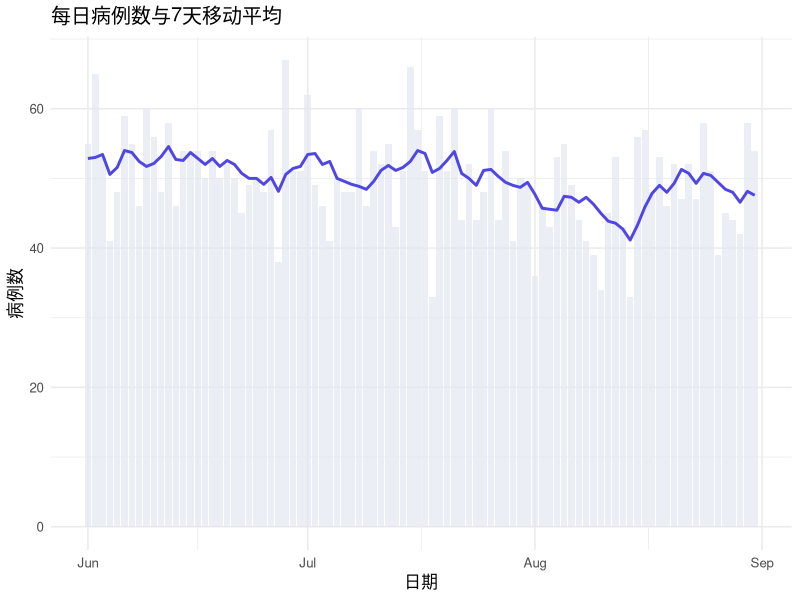

The R script that drew this image:
## ---- chunk 1
knitr::opts_chunk$set(
    echo = TRUE,
    warning = FALSE,
    message = FALSE,
    fig.width = 10,
    fig.height = 6,
    fig.retina = 2,
    out.width = "100%",
    dpi = 150
)
## ---- chunk 2
# 安装并加载必要的包
if (!require("lubridate")) install.packages("lubridate")
if (!require("dplyr")) install.packages("dplyr")
if (!require("tibble")) install.packages("tibble")
if (!require("ggplot2")) install.packages("ggplot2")
if (!require("hms")) install.packages("hms")

library(lubridate)
library(dplyr)
library(tibble)
library(ggplot2)
library(hms)
## ---- chunk 3
# 创建 Date 对象
today_date <- Sys.Date()
today_date
class(today_date)

# 内部存储为整数（自 1970-01-01 的天数）
as.numeric(today_date)
## ---- chunk 4
# POSIXct：紧凑型（推荐用于数据存储）
now_ct <- Sys.time()
now_ct
class(now_ct)

# 内部存储为秒数
as.numeric(now_ct)

# POSIXlt：列表型（方便提取组件）
now_lt <- as.POSIXlt(now_ct)
now_lt$year + 1900 # 年份（从1900开始计）
now_lt$mon + 1 # 月份（0-11）
now_lt$mday # 日
now_lt$hour # 时
now_lt$min # 分
## ---- chunk 5
# 各种格式都能智能识别
ymd("2024-01-15")
ymd("2024/01/15")
ymd("20240115")
ymd("24-1-15") # 两位年份也能识别

# 月日年格式
mdy("January 15, 2024")
mdy("01/15/2024")

# 日月年格式（欧洲常用）
dmy("15-01-2024")
dmy("15 Jan 2024")
## ---- chunk 6
# 完整日期时间
ymd_hms("2024-01-15 14:30:00")
ymd_hms("2024-01-15 14:30:00", tz = "Asia/Shanghai")

# 只有时分
ymd_hm("2024-01-15 14:30")

# 使用 hms 包处理纯时间
hms::as_hms("14:30:00")
## ---- chunk 7
dt <- ymd_hms("2024-03-15 14:30:45")

# 日期组件
year(dt) # 年
month(dt) # 月（数字）
month(dt, label = TRUE) # 月（名称）
day(dt) # 日
yday(dt) # 一年中的第几天
wday(dt) # 星期几（数字，1=周日）
wday(dt, label = TRUE) # 星期几（名称）
week(dt) # 一年中的第几周

# 时间组件
hour(dt) # 时
minute(dt) # 分
second(dt) # 秒
## ---- chunk 8
dt <- ymd("2024-03-15")

# 修改年份
year(dt) <- 2025
dt

# 修改月份
month(dt) <- 6
dt

# 修改日期
day(dt) <- 1
dt
## ---- chunk 9
start_date <- ymd("2024-01-15")

# 加减天数
start_date + 30
start_date - 10

# 使用 lubridate 的时间单位函数
start_date + days(30)
start_date + weeks(2)
start_date + months(3)
start_date + years(1)
## ---- chunk 10
# 创建 Duration
d1 <- ddays(30) # 30天 = 30 * 86400 秒
d2 <- dweeks(2) # 2周
d3 <- dhours(48) # 48小时
d4 <- dminutes(90) # 90分钟

# Duration 是精确的
ymd("2024-01-31") + dmonths(1) # 注意：会加上精确的秒数
## ---- chunk 11
# 创建 Period
p1 <- days(30)
p2 <- weeks(2)
p3 <- months(1)
p4 <- years(1)

# Period 会根据日历调整
ymd("2024-01-31") + months(1) # 会调整为有效日期
ymd("2024-02-29") + years(1) # 会考虑闰年
## ---- chunk 12
# 创建时间段
start <- ymd("2024-01-01")
end <- ymd("2024-12-31")

study_period <- interval(start, end)
study_period

# 检查日期是否在时间段内
event_date <- ymd("2024-06-15")
event_date %within% study_period

# 计算时间段长度
int_length(study_period) # 秒数
int_length(study_period) / 86400 # 天数

# 使用 time_length 函数
time_length(study_period, unit = "day")
time_length(study_period, unit = "month")
time_length(study_period, unit = "year")
## ---- chunk 13
date1 <- ymd("2024-01-15")
date2 <- ymd("2024-03-20")

# 计算差值
diff <- date2 - date1
diff
class(diff)

# 指定单位
difftime(date2, date1, units = "days")
difftime(date2, date1, units = "weeks")
difftime(date2, date1, units = "hours")

# 转换为数值
as.numeric(difftime(date2, date1, units = "days"))
## ---- chunk 14
# 模拟队列数据
cohort <- tibble(
    patient_id = 1:10,
    enrollment_date = ymd("2020-01-01") + days(sample(0:365, 10)),
    event_date = enrollment_date + days(sample(100:1000, 10)),
    event_type = sample(c("event", "censored"), 10, replace = TRUE)
)

# 计算随访时间
cohort <- cohort %>%
    mutate(
        follow_up_days = as.numeric(difftime(event_date, enrollment_date, units = "days")),
        follow_up_months = follow_up_days / 30.44,
        follow_up_years = follow_up_days / 365.25
    )

cohort %>% select(patient_id, follow_up_days, follow_up_months, follow_up_years)
## ---- chunk 15
# 从字符串转换
as.Date("2024-01-15") # 默认格式 YYYY-MM-DD

# 指定格式
as.Date("15/01/2024", format = "%d/%m/%Y")
as.Date("January 15, 2024", format = "%B %d, %Y")

# 从数值转换（天数自 1970-01-01）
as.Date(19737, origin = "1970-01-01")
## ---- chunk 16
# strptime: 字符串 -> 日期时间
dt <- strptime("2024-01-15 14:30:00", format = "%Y-%m-%d %H:%M:%S")
dt

# strftime: 日期时间 -> 字符串
strftime(Sys.time(), format = "%Y年%m月%d日 %H:%M")
strftime(Sys.Date(), format = "%A, %B %d, %Y")
## ---- chunk 17
# 混乱的日期数据
messy_dates <- c(
    "2024-01-15",
    "01/15/2024",
    "15-Jan-2024",
    "January 15, 2024",
    "20240115",
    "2024.01.15"
)

# 使用 parse_date_time 智能解析多种格式
clean_dates <- parse_date_time(
    messy_dates,
    orders = c("ymd", "mdy", "dmy", "Bdy", "ymd", "ymd")
)
clean_dates

# 或者使用更智能的方式
parse_date_time(messy_dates, orders = c("ymd", "mdy", "dmy"))
## ---- chunk 18
# 模拟临床试验数据
trial_data <- tibble(
    patient_id = sprintf("PT%03d", 1:20),
    enrollment = ymd("2022-01-01") + days(sample(0:180, 20, replace = TRUE)),
    last_visit = enrollment + days(sample(90:730, 20, replace = TRUE)),
    death_date = if_else(
        runif(20) < 0.3,
        enrollment + days(sample(30:365, 20, replace = TRUE)),
        as.Date(NA)
    )
)

# 计算生存时间
trial_data <- trial_data %>%
    mutate(
        # 事件日期：死亡日期或最后随访日期
        event_date = coalesce(death_date, last_visit),
        # 事件状态
        status = if_else(!is.na(death_date), 1, 0),
        # 生存时间（天）
        survival_days = as.numeric(difftime(event_date, enrollment, units = "days")),
        # 生存时间（年）
        survival_years = survival_days / 365.25
    )

trial_data %>%
    select(patient_id, enrollment, event_date, status, survival_days, survival_years) %>%
    head(10)
## ---- chunk 19
# 模拟每日数据
daily_data <- tibble(
    date = seq(ymd("2023-01-01"), ymd("2023-12-31"), by = "day"),
    cases = rpois(365, lambda = 50)
)

# 按周聚合
weekly_data <- daily_data %>%
    mutate(
        week_start = floor_date(date, unit = "week")
    ) %>%
    group_by(week_start) %>%
    summarize(
        weekly_cases = sum(cases),
        avg_daily = mean(cases),
        .groups = "drop"
    )

head(weekly_data)

# 按月聚合
monthly_data <- daily_data %>%
    mutate(
        year_month = floor_date(date, unit = "month")
    ) %>%
    group_by(year_month) %>%
    summarize(
        monthly_cases = sum(cases),
        .groups = "drop"
    )

head(monthly_data)
## ---- chunk 20
# 精确计算年龄
birth_dates <- ymd(c("1990-05-15", "1985-11-30", "2000-02-29"))
reference_date <- ymd("2024-01-15")

# 方法1：使用 interval 和 years
ages <- interval(birth_dates, reference_date) / years(1)
floor(ages)

# 方法2：使用 time_length
time_length(interval(birth_dates, reference_date), unit = "year") %>% floor()

# 封装为函数
calc_age <- function(birth_date, ref_date = Sys.Date()) {
    interval(birth_date, ref_date) / years(1) %>% floor()
}

calc_age(ymd("1990-05-15"))
## ---- chunk 21
# 创建带时区的日期时间
dt_utc <- ymd_hms("2024-01-15 12:00:00", tz = "UTC")
dt_utc

# 查看本地时区
Sys.timezone()

# 转换时区
with_tz(dt_utc, tzone = "Asia/Shanghai") # 显示为上海时间
with_tz(dt_utc, tzone = "America/New_York") # 显示为纽约时间

# 强制更改时区（不改变显示的数值）
force_tz(dt_utc, tzone = "Asia/Shanghai")
## ---- chunk 22
# 判断是否为周末
dates <- seq(ymd("2024-01-01"), ymd("2024-01-14"), by = "day")

tibble(
    date = dates,
    weekday = wday(dates, label = TRUE),
    is_weekend = wday(dates) %in% c(1, 7) # 1=周日, 7=周六
)

# 计算工作日差异
workdays <- function(start, end) {
    dates <- seq(start, end, by = "day")
    sum(!wday(dates) %in% c(1, 7))
}

workdays(ymd("2024-01-01"), ymd("2024-01-31"))
## ---- chunk 23
# 使用 slider 包进行滚动计算
if (!require("slider")) install.packages("slider")
library(slider)

# 7天移动平均
daily_data <- daily_data %>%
    mutate(
        ma_7day = slide_dbl(cases, mean, .before = 6, .complete = TRUE)
    )

# 可视化
ggplot(daily_data %>% filter(date >= ymd("2023-06-01"), date <= ymd("2023-08-31"))) +
    geom_col(aes(x = date, y = cases), fill = "#e2e8f0", alpha = 0.7) +
    geom_line(aes(x = date, y = ma_7day), color = "#4f46e5", linewidth = 1) +
    labs(
        title = "每日病例数与7天移动平均",
        x = "日期",
        y = "病例数"
    ) +
    theme_minimal(base_size = 12)
## ---- chunk 24
# 创建友好的日期显示
dt <- ymd_hms("2024-03-15 14:30:00")

# 中文格式
format(dt, "%Y年%m月%d日 %H时%M分")

# 自定义函数
format_date_cn <- function(date) {
    paste0(
        year(date), "年",
        month(date), "月",
        day(date), "日"
    )
}

format_date_cn(Sys.Date())

# 相对时间
difftime(Sys.time(), dt, units = "days") %>%
    as.numeric() %>%
    round(1) %>%
    paste("天前")
## ---- chunk 25
# Excel 日期数字转换
excel_date <- 45306 # Excel 中的日期数字
as.Date(excel_date, origin = "1899-12-30")

# 批量转换
excel_dates <- c(45306, 45337, 45366)
as.Date(excel_dates, origin = "1899-12-30")
## ---- chunk 26
dates_with_na <- c("2024-01-15", NA, "invalid", "2024-02-28")

# 使用 lubridate 会对无效日期返回 NA
ymd(dates_with_na, quiet = TRUE)

# 检查缺失
tibble(raw = dates_with_na) %>%
    mutate(
        parsed = ymd(raw, quiet = TRUE),
        is_valid = !is.na(parsed)
    )
## ---- chunk 27
# 年末到年初的时间差
date1 <- ymd("2023-12-25")
date2 <- ymd("2024-01-05")

difftime(date2, date1, units = "days")

# 计算跨年周数
week(date1) # 2023年第52周
week(date2) # 2024年第1周
isoweek(date1) # ISO周数
isoweek(date2)
